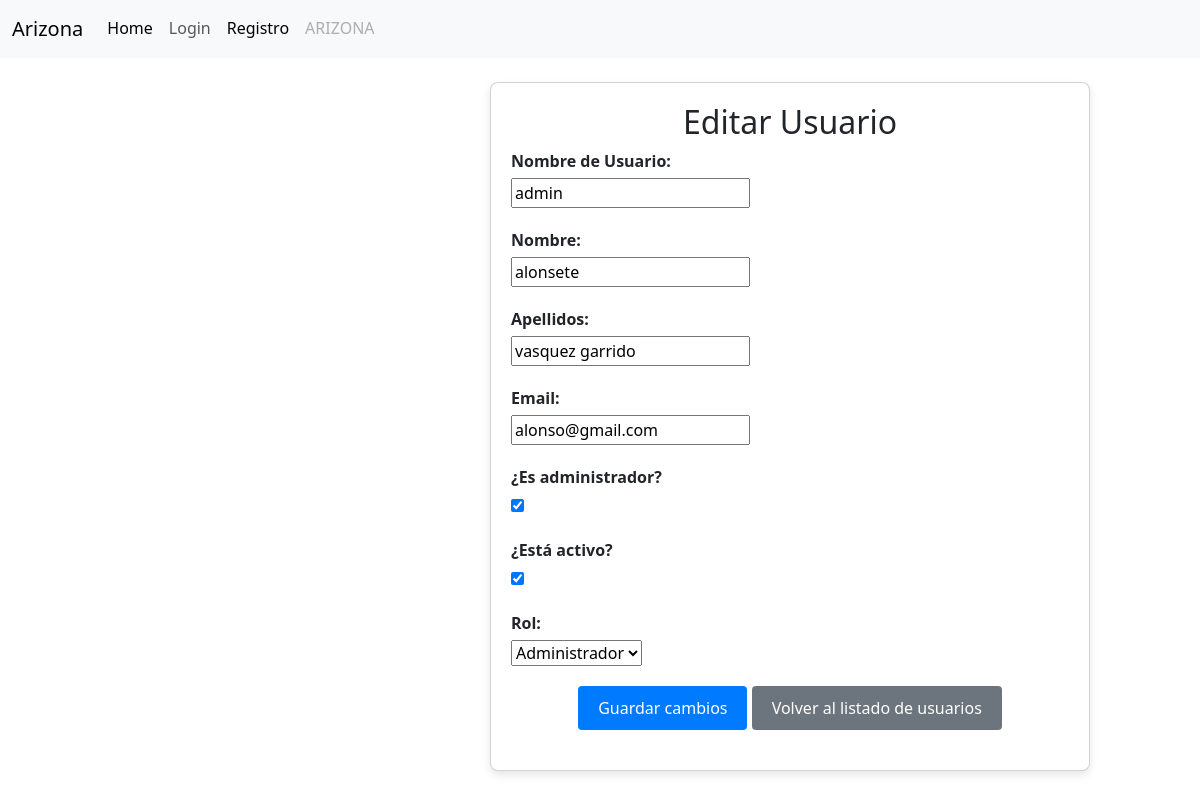
Screenshot of /account/usuario/1/edit/ with the database file from the repository.
### accounts/models.py (models this page shows, shortened)
class User(AbstractBaseUser, PermissionsMixin):
    id = models.AutoField(primary_key=True, unique=True)
    username = models.CharField(
        'Usuario', max_length=30, unique=True, validators=[
            validators.RegexValidator(
                re.compile('^[\w.@+-]+$'),
                'ingrese un nombre de usuario valido '
                'Este valor debe contener solo letras, números '
                'excepto: @/./+/-/_.',
                'invalid'
            )
        ],
        help_text='Un nombre corto que sera usado'+
                  ' para identificarlo de forma unica en la plataforma.'
    )
    name = models.CharField('Nombre', max_length=20)
    apellidos = models.CharField('Apellidos', max_length=30)
    email = models.EmailField('Email', unique=True)
    is_staff = models.BooleanField('Admin', default=False)
    is_active = models.BooleanField('Ativo', default=True)
    date_joined = models.DateTimeField('Data de Entrada', auto_now_add=True)
    roles = models.ForeignKey(Rol, on_delete=models.CASCADE, blank=True, null=True)
    USERNAME_FIELD = 'username'
    REQUIRED_FIELDS = ['email']
    objects = CustomUserManager()
    class Meta:
        verbose_name = 'Usuario'
        verbose_name_plural = 'Usuarios'

### accounts/views.py (the view)
# urls.py: path('usuario/<int:user_id>/edit/', edit_user, name='edit_user'),
def edit_user(request, user_id):
    user_to_edit = get_object_or_404(User, id=user_id)
    if request.method == 'POST':
        form = UserEditForm(request.POST, instance=user_to_edit)
        if form.is_valid():
            form.save()
            messages.success(request, 'Usuario actualizado exitosamente.')
            return redirect('account:user_list')
    else:
        form = UserEditForm(instance=user_to_edit)
    return render(request, 'accounts/edit_user.html', {'form': form, 'user_to_edit': user_to_edit})

### accounts/forms.py
class UserEditForm(forms.ModelForm):
    class Meta:
        model = User
        fields = ['username', 'name', 'apellidos', 'email', 'is_staff', 'is_active', 'roles']

### accounts/models.py (called while the page is built)
    def __str__(self):
        return self.get_nombre_display()

### accounts/templates/accounts/edit_user.html (shortened to what this page needs)
{% extends 'accounts/index.html' %}
{% load custom_filters %}
{% block accounts_container %}
<div class="container">
  <div class="card">
    <h2 class="text-center">Editar Usuario</h2>
    <form method="post" enctype="multipart/form-data">
      <div class="form-group">
        <label class="form-label" for="{{ form.username.id_for_label }}">Nombre de Usuario:</label>
        {{ form.username }}
      </div>
      <div class="form-group">
        <label class="form-label" for="{{ form.name.id_for_label }}">Nombre:</label>
        {{ form.name }}
      </div>
      <div class="form-group">
        <label class="form-label" for="{{ form.apellidos.id_for_label }}">Apellidos:</label>
        {{ form.apellidos }}
      </div>
      <div class="form-group">
        <label class="form-label" for="{{ form.email.id_for_label }}">Email:</label>
        {{ form.email }}
      </div>
      <div class="form-group">
        <label class="form-label" for="{{ form.is_staff.id_for_label }}">¿Es administrador?</label>
        {{ form.is_staff }}
      </div>
      <div class="form-group">
        <label class="form-label" for="{{ form.is_active.id_for_label }}">¿Está activo?</label>
        {{ form.is_active }}
      </div>
      <div class="form-group">
        <label class="form-label" for="{{ form.roles.id_for_label }}">Rol:</label>
        {{ form.roles }}
      </div>
      <div class="form-group text-center">
        <button type="submit" class="btn btn-primary">Guardar cambios</button>
        <a href="{% url 'account:user_list' %}" class="btn btn-secondary">Volver al listado de usuarios</a>
      </div>
    </form>
  </div>
</div>
{% endblock %}

### accounts/templates/accounts/edit_user.html (style rules this page uses)
.card { max-width: 600px; margin: 0 auto; padding: 20px; box-shadow: 0 4px 8px rgba(0, 0, 0, 0.1); background-color: #fff; border-radius: 8px; }
.form-group { margin-bottom: 20px; }
.form-label { font-weight: bold; margin-bottom: 5px; display: block; }
.btn-primary { background-color: #007bff; color: #fff; border: none; padding: 10px 20px; border-radius: 4px; cursor: pointer; }
.btn-secondary { background-color: #6c757d; color: #fff; border: none; padding: 10px 20px; border-radius: 4px; cursor: pointer; }

### rows the page displays
User: username "admin", name "alonsete", apellidos "vasquez garrido", email "alonso@gmail.com", is_staff "☑", is_active "☑", roles "Administrador"
